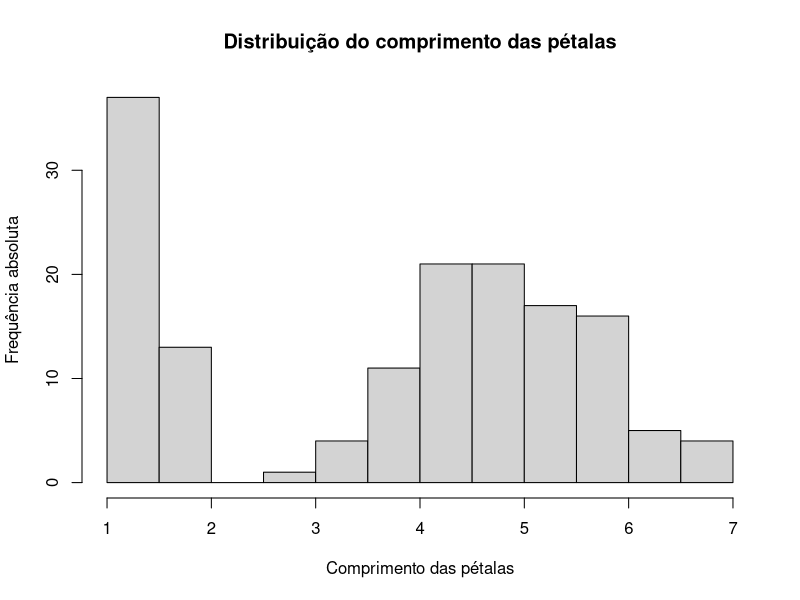
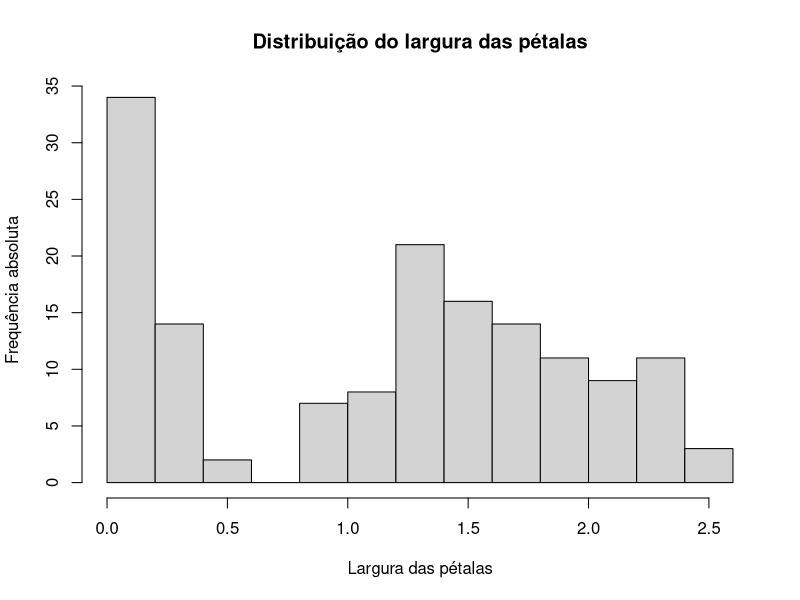
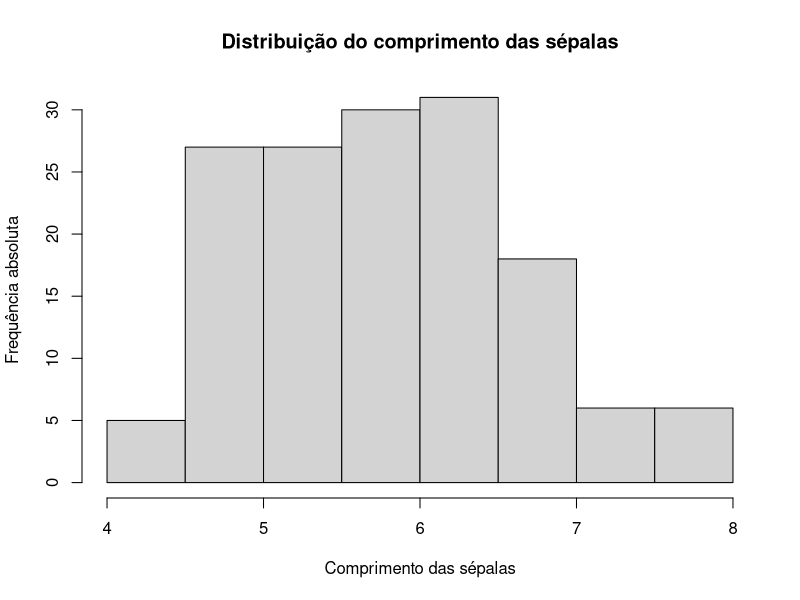
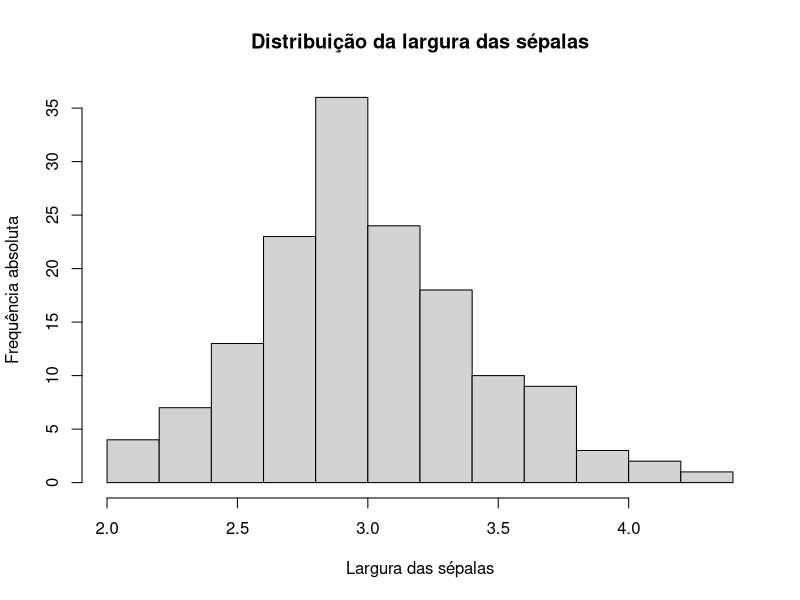
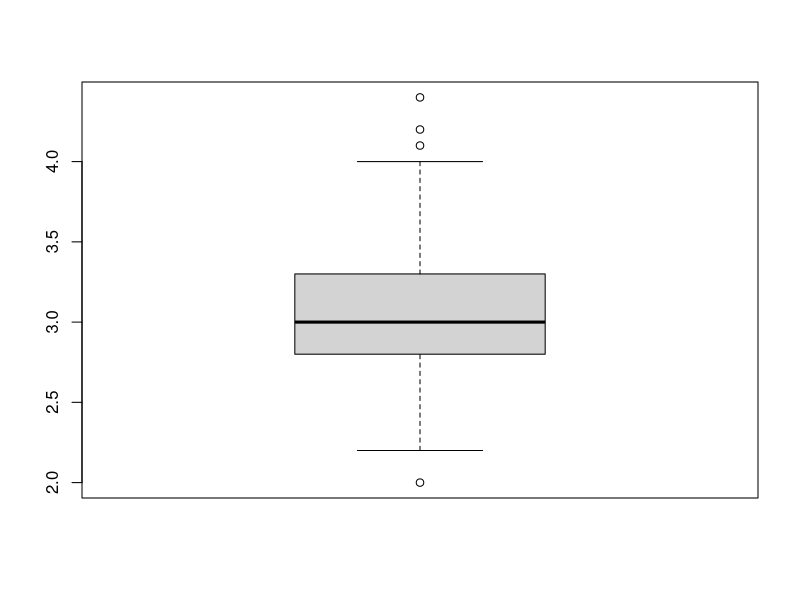

These figures' R source, in order:
## ---- chunk 1
str(iris)

## ---- chunk 2
head(iris)
## ---- chunk 3
subset(iris,Species == "setosa")[1:10,]
## ---- chunk 4
subset(iris,Species == "versicolor")[1:10,]
## ---- chunk 5
subset(iris,Species == "virginica")[1:10,]
## ---- chunk 6
summary(iris)
## ---- chunk 7
summary(subset(iris,Species == "setosa"))
## ---- chunk 8
summary(subset(iris,Species == "virginica"))
## ---- chunk 9
summary(subset(iris,Species == "versicolor"))
## ---- chunk 10
hist(iris$Petal.Length,
     main="Distribuição do comprimento das pétalas",
     xlab = "Comprimento das pétalas",
     ylab = "Frequência absoluta")
## ---- chunk 11
hist(iris$Petal.Width,
     main="Distribuição do largura das pétalas",
     xlab = "Largura das pétalas",
     ylab = "Frequência absoluta")
## ---- chunk 12
hist(iris$Sepal.Length,
     main="Distribuição do comprimento das sépalas",
     xlab = "Comprimento das sépalas",
     ylab = "Frequência absoluta")
## ---- chunk 13
hist(iris$Sepal.Width,
     main="Distribuição da largura das sépalas",
     xlab = "Largura das sépalas",
     ylab = "Frequência absoluta")
## ---- chunk 14
boxplot(iris$Sepal.Width)
